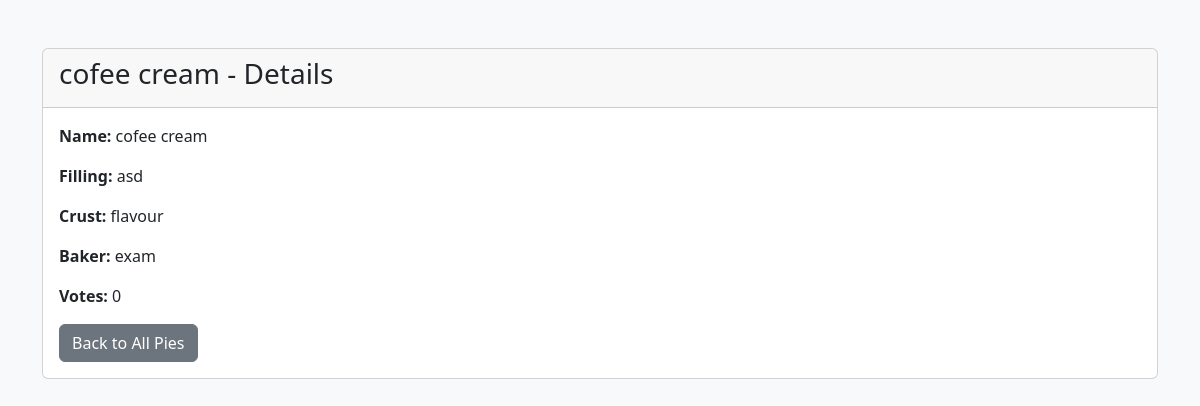
The app's page /pie/1/ (signed in) with its own data.
### piesapp/models.py (models this page shows, shortened)
class Pie(models.Model):
    name = models.CharField(max_length=100)
    filling = models.CharField(max_length=100)
    crust = models.CharField(max_length=100)
    baker = models.ForeignKey(User, on_delete=models.CASCADE)
    votes = models.IntegerField(default=0)

### piesapp/views.py (the view)
# urls.py: path('pie/<int:id>/', views.view_pie, name='view_pie'),
@login_required
def view_pie(request, id):
    pie = Pie.objects.filter(id=id).first()
    if pie is None:
        return redirect('all_pies')
    return render(request, 'view_pie.html', {'pie': pie})

### piesapp/templates/view_pie.html (shortened to what this page needs)
{% load static %}
<!DOCTYPE html>
<html lang="en">
<head>
    <link href="https://cdn.jsdelivr.net/npm/bootstrap@5.3.0-alpha1/dist/css/bootstrap.min.css" rel="stylesheet">
</head>
<body class="bg-light">
<div class="container mt-5">
    <div class="card">
        <div class="card-header">
            <h3>{{ pie.name }} - Details</h3>
        </div>
        <div class="card-body">
            <p><strong>Name:</strong> {{ pie.name }}</p>
            <p><strong>Filling:</strong> {{ pie.filling }}</p>
            <p><strong>Crust:</strong> {{ pie.crust }}</p>
            <p><strong>Baker:</strong> {{ pie.baker.username }}</p>
            <p><strong>Votes:</strong> {{ pie.votes }}</p>
            <a href="{% url 'all_pies' %}" class="btn btn-secondary">Back to All Pies</a>
        </div>
    </div>
</div>
</body>
</html>

### records on screen
Pie: name "cofee cream", filling "asd", crust "flavour", baker.username "exam", votes "0"
